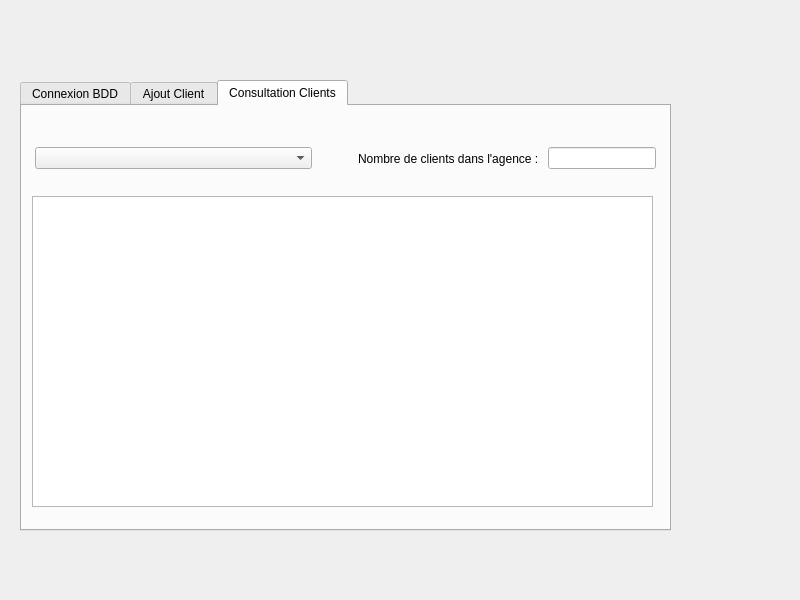
<?xml version="1.0" encoding="UTF-8"?>
<ui version="4.0">
 <class>AgenceBancaire</class>
 <widget class="QWidget" name="AgenceBancaire">
  <property name="geometry">
   <rect>
    <x>0</x>
    <y>0</y>
    <width>800</width>
    <height>600</height>
   </rect>
  </property>
  <property name="windowTitle">
   <string>AgenceBancaire</string>
  </property>
  <widget class="QTabWidget" name="tabWidget">
   <property name="geometry">
    <rect>
     <x>20</x>
     <y>80</y>
     <width>651</width>
     <height>451</height>
    </rect>
   </property>
   <property name="currentIndex">
    <number>2</number>
   </property>
   <widget class="QWidget" name="ConnexionBDD">
    <attribute name="title">
     <string>Connexion BDD</string>
    </attribute>
    <widget class="QLabel" name="label_5">
     <property name="geometry">
      <rect>
       <x>10</x>
       <y>70</y>
       <width>122</width>
       <height>15</height>
      </rect>
     </property>
     <property name="text">
      <string>Connexion à la BDD</string>
     </property>
    </widget>
    <widget class="QPushButton" name="pushButtonConnexio">
     <property name="geometry">
      <rect>
       <x>189</x>
       <y>370</y>
       <width>431</width>
       <height>23</height>
      </rect>
     </property>
     <property name="text">
      <string>Connexion</string>
     </property>
    </widget>
    <widget class="QWidget" name="layoutWidget">
     <property name="geometry">
      <rect>
       <x>10</x>
       <y>90</y>
       <width>611</width>
       <height>251</height>
      </rect>
     </property>
     <layout class="QGridLayout" name="gridLayout">
      <item row="0" column="1">
       <widget class="QLineEdit" name="lineEditAdresseIP"/>
      </item>
      <item row="2" column="0">
       <widget class="QLabel" name="label_3">
        <property name="text">
         <string>Login : </string>
        </property>
       </widget>
      </item>
      <item row="3" column="0">
       <widget class="QLabel" name="label_4">
        <property name="text">
         <string>Mot de passe : </string>
        </property>
       </widget>
      </item>
      <item row="1" column="0">
       <widget class="QLabel" name="label_2">
        <property name="text">
         <string>Nom de la base de données : </string>
        </property>
       </widget>
      </item>
      <item row="1" column="1">
       <widget class="QLineEdit" name="lineEditBdd"/>
      </item>
      <item row="2" column="1">
       <widget class="QLineEdit" name="lineEditLogin"/>
      </item>
      <item row="3" column="1">
       <widget class="QLineEdit" name="lineEditMotDePasse"/>
      </item>
      <item row="0" column="0">
       <widget class="QLabel" name="label">
        <property name="text">
         <string>Adresse IP : </string>
        </property>
       </widget>
      </item>
     </layout>
    </widget>
   </widget>
   <widget class="QWidget" name="AjoutClient">
    <attribute name="title">
     <string>Ajout Client</string>
    </attribute>
    <widget class="QPushButton" name="pushButtonAjouter">
     <property name="geometry">
      <rect>
       <x>139</x>
       <y>380</y>
       <width>501</width>
       <height>23</height>
      </rect>
     </property>
     <property name="text">
      <string>Ajouter</string>
     </property>
    </widget>
    <widget class="QWidget" name="layoutWidget">
     <property name="geometry">
      <rect>
       <x>10</x>
       <y>40</y>
       <width>631</width>
       <height>321</height>
      </rect>
     </property>
     <layout class="QGridLayout" name="gridLayout_2">
      <item row="4" column="1">
       <widget class="QLineEdit" name="lineEditVille"/>
      </item>
      <item row="0" column="1">
       <widget class="QLineEdit" name="lineEditNom"/>
      </item>
      <item row="3" column="0">
       <widget class="QLabel" name="label_9">
        <property name="text">
         <string>Solde : </string>
        </property>
       </widget>
      </item>
      <item row="0" column="0">
       <widget class="QLabel" name="label_6">
        <property name="text">
         <string>Nom : </string>
        </property>
       </widget>
      </item>
      <item row="1" column="0">
       <widget class="QLabel" name="label_7">
        <property name="text">
         <string>Prénom : </string>
        </property>
       </widget>
      </item>
      <item row="3" column="1">
       <widget class="QLineEdit" name="lineEditSolde"/>
      </item>
      <item row="4" column="0">
       <widget class="QLabel" name="label_10">
        <property name="text">
         <string>Ville : </string>
        </property>
       </widget>
      </item>
      <item row="6" column="0">
       <widget class="QLabel" name="label_11">
        <property name="text">
         <string>Agence : </string>
        </property>
       </widget>
      </item>
      <item row="2" column="1">
       <widget class="QLineEdit" name="lineEditNumeroCompte"/>
      </item>
      <item row="2" column="0">
       <widget class="QLabel" name="label_8">
        <property name="text">
         <string>Numéro de compte : </string>
        </property>
       </widget>
      </item>
      <item row="1" column="1">
       <widget class="QLineEdit" name="lineEditPrenom"/>
      </item>
      <item row="6" column="1">
       <widget class="QComboBox" name="comboBoxAgences1"/>
      </item>
     </layout>
    </widget>
   </widget>
   <widget class="QWidget" name="ConsultationsClients">
    <attribute name="title">
     <string>Consultation Clients</string>
    </attribute>
    <widget class="QTableView" name="tableView">
     <property name="geometry">
      <rect>
       <x>10</x>
       <y>90</y>
       <width>621</width>
       <height>311</height>
      </rect>
     </property>
    </widget>
    <widget class="QWidget" name="layoutWidget">
     <property name="geometry">
      <rect>
       <x>13</x>
       <y>40</y>
       <width>621</width>
       <height>25</height>
      </rect>
     </property>
     <layout class="QHBoxLayout" name="horizontalLayout">
      <item>
       <widget class="QComboBox" name="comboBoxAgences2">
        <property name="sizePolicy">
         <sizepolicy hsizetype="Preferred" vsizetype="Fixed">
          <horstretch>1</horstretch>
          <verstretch>0</verstretch>
         </sizepolicy>
        </property>
       </widget>
      </item>
      <item>
       <spacer name="horizontalSpacer">
        <property name="orientation">
         <enum>Qt::Horizontal</enum>
        </property>
        <property name="sizeHint" stdset="0">
         <size>
          <width>40</width>
          <height>20</height>
         </size>
        </property>
       </spacer>
      </item>
      <item>
       <widget class="QLabel" name="label_12">
        <property name="text">
         <string>Nombre de clients dans l'agence : </string>
        </property>
       </widget>
      </item>
      <item>
       <widget class="QLineEdit" name="lineEdit"/>
      </item>
     </layout>
    </widget>
   </widget>
  </widget>
 </widget>
 <resources/>
 <connections/>
</ui>
